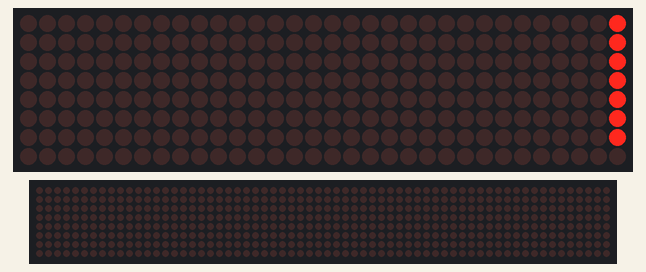
Recording of a program running on a simulated Raspberry Pi (BCM pin numbers). On the bench: 32×8 LED matrix, a strip that is not on the board, showing the scrolling text unrolled. The 64×8 strip is a reading aid, not a part: it shows the text the matrix is scrolling, unrolled, one strip-width of it at a time. At 13.1 s the program stops and its outputs stay as they are.

Above: at 0.16 s.
At 1.76 s:
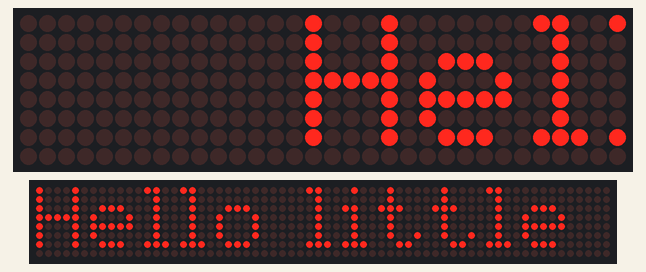
At 3.36 s:
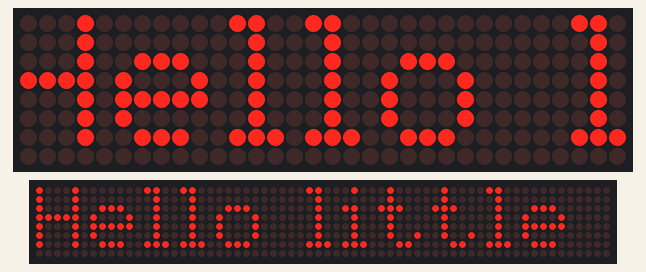
At 6.56 s:
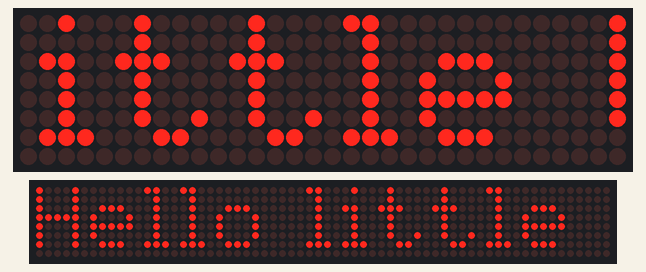
At 9.76 s:
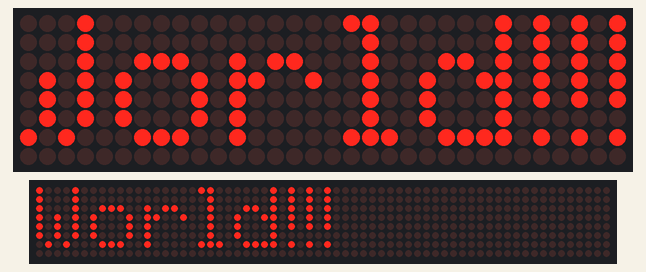
At 13.01 s:
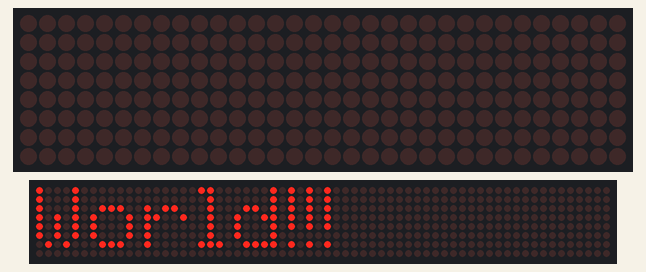

The program:

text.py
```python
from luma.core.interface.serial import spi, noop
from luma.led_matrix.device import max7219
from luma.core.legacy import show_message
from luma.core.legacy.font import proportional, LCD_FONT

serial = spi(port=0, device=0, gpio=noop())
device = max7219(serial, cascaded=4, block_orientation=90, rotate=0, blocks_arranged_in_reverse_order=True)

show_message(device, "Hello little World!!!", fill="white", font=proportional(LCD_FONT), scroll_delay=0.1)
```
